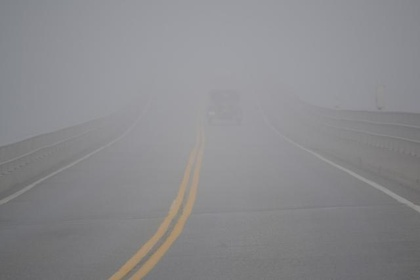
%> input picture hw2/fog.jpg, 420 x 280 px, shrunk from 640 x 427 before the run, given in place of lena512.tif, which was not available
$ octave hw2.m   (GNU Octave 9; MATLAB toolbox functions it lacks are replaced by stand-ins)
%> lines starting %> are read from the running program, lines starting %| are printed output that depends on the picture; in (x1, y1, x2, y2) boxes, pixels count from 0 and x2, y2 are one past the last pixel; in counts of white or black regions, pixels touching at a corner belong together; the program's own positions count from 1; pictures that were not available may be replaced by others from this repository, and a replacement may not be noted
### hw2/quan.m
function  final_image = quan(ori_image, s)
    ori_image = double(ori_image);
    [row, col] = size(ori_image);
    final_image = ori_image;
    level = 2^s;
    step = 256/level;
    period = zeros(level, 2);
    key = zeros(level, 1);
    for i = 1:level
        period(i, 1) = (i-1)*step;
        period(i, 2) = (i-1)*step+step-1;
        key(i) = floor(period(i, 1) + (period(i, 2)-period(i ,1))/2);
    end

    for i = 1:row
        for j = 1:col
            target_period = floor(ori_image(i, j)/step)+1;
            final_image(i, j) = key(target_period);
        end
    end

    final_image = uint8(final_image);

end

### hw2/lloyds.m
function [partition, codebook, distor, rel_distor] = lloyds(training_set, ini_codebook, tol, plot_flag)
%LLOYDS Optimize quantization parameters using the Lloyd algorithm.
%   [PARTITION, CODEBOOK] = LLOYDS(TRAINING_SET, INI_CODEBOOK) optimizes the
%   scalar quantization PARTITION and CODEBOOK based on the provided training
%   vector TRAINING_SET using the Lloyd algorithm. The data in the variable
%   TRAINING_SET should be typical data for the message source to be quantized.
%   INI_CODEBOOK is the initial guess of the codebook values. The optimized
%   CODEBOOK has the same vector size as INI_CODEBOOK. When INI_CODEBOOK is a
%   scalar integer instead of vector, it is the length of the desired CODEBOOK
%   vector. PARTITION is a vector of length equal to CODEBOOK vector length
%   minus 1. The optimization will be terminated if the relative distortion
%   is less than 10^(-7).
%
%   [PARTITION, CODEBOOK] = LLOYDS(TRAINING_SET, INI_CODEBOOK, TOL) provides the
%   tolerance in the optimization.
%
%   [PARTITION, CODEBOOK, DISTORTION] = LLOYDS(...) outputs the final distortion
%   value.
%
%   [PARTITION, CODEBOOK, DISTORTION, REL_DISTORTION] = LLOYDS(...) outputs the
%   relative distortion value in terminating the computation.
%
%   See also QUANTIZ, DPCMOPT.

%   Copyright 1996-2005 The MathWorks, Inc.
%   $Revision: 1.15.4.3 $ $Date: 2005/06/27 22:16:58 $

% validation verification and format conversion.
error(nargchk(2,4,nargin, 'struct'));

if length(training_set) < 1
    error('comm:lloyds:EmptyTRAINING_SET','Training set parameter cannot be empty.');
elseif min(size(training_set)) > 1
    error('comm:lloyds:NonVectorTRAINING_SET','Training set must be a vector.');
elseif ~isreal(ini_codebook) || (length(ini_codebook) < 1)
    error('comm:lloyds:InvalidINI_CODEBOOK',['Initial codebook parameter must be ', ...
                        'a real-valued vector or a scalar specifying the ', ...
                        'length of the codebook.']);
elseif length(ini_codebook) < 2
    % place the ini_codebook at the center
    ini_codebook = floor(ini_codebook);
    if ini_codebook < 1
        error('comm:lloyds:NonPositiveINI_CODEBOOK','Invalid initial codebook parameter specified.')
    end;
    min_training = min(training_set);
    max_training = max(training_set);
    int_training = (max_training - min_training)/ini_codebook;
    if int_training <= 0
        error('comm:lloyds:InvalidTRAINING_SET','The input training set is not valid because it has only one value.');
    end;
    codebook = linspace(min_training+int_training/2, ...
                        max_training-int_training/2, ini_codebook);
else
    min_training = min(training_set);
    max_training = max(training_set);
    codebook = sort(ini_codebook);
    ini_codebook = length(codebook);
end;

if nargin < 3
    tol = 0.0000001;
end;
if isempty(tol)
    tol = 0.0000001;
end;

% initial partition
partition = (codebook(2 : ini_codebook) + codebook(1 : ini_codebook-1)) / 2;

% distortion computation, initialization
[index, waste2, distor] = quantiz(training_set, partition, codebook);
last_distor = 0;

ter_cond2 = eps * max_training;
if distor > ter_cond2
    rel_distor = abs(distor - last_distor)/distor;
else
    rel_distor = distor;
end;

while (rel_distor > tol) && (rel_distor > ter_cond2)
    % using the centroid condition, find the optimal codebook.
    for i = 0 : ini_codebook-1
        waste1 = find(index == i);
        if ~isempty(waste1)
            codebook(i+1) = mean(training_set(waste1));
        else
            if i == 0
                tmp = training_set(training_set <= partition(1));
                if isempty(tmp)
                  codebook(1) = (partition(1) + min_training) / 2;
                else
                  codebook(1) = mean(tmp);
                end
            elseif i == ini_codebook - 1
                tmp = training_set(training_set >= partition(i));
                if isempty(tmp)
                  codebook(i+1) = (max_training + partition(i)) / 2;
                else
                  codebook(i+1) = mean(tmp);
                end
            else
                tmp = training_set(training_set >= partition(i));
                tmp = tmp(tmp <= partition(i+1));
                if isempty(tmp)
                  codebook(i+1) = (partition(i+1) + partition(i)) / 2;
                else
                  codebook(i+1) = mean(tmp);
                end
            end
        end;
    end;

    % compute sorted partition
    partition = sort((codebook(2 : ini_codebook) + codebook(1 : ini_codebook-1)) / 2);


    % testing condition
    last_distor = distor;
    [index, waste2, distor] = quantiz(training_set, partition, codebook);
    if distor > ter_cond2
        rel_distor = abs(distor - last_distor)/distor;
    else
        rel_distor = distor;
    end;
end;

if nargin > 3
    len = length(training_set)-1;
    waste1 = [zeros(1, ini_codebook); ones(1, ini_codebook)*len; zeros(1, ini_codebook)];
    waste1 = waste1(:);
    waste2 = waste1(1:3*ini_codebook-3);
    waste3 = [partition(:)'; partition(:)'; partition(:)'];
    waste4 = [codebook(:)'; codebook(:)';codebook(:)'];
    plot(0:len, training_set, waste1, waste4(:), waste2, waste3(:))
    axis([0, len, min_training, max_training])
    title('Optimized quantization code partition and codebook.')
    xlabel('Blue: training set; Green: codebook; Red: partition.');
end;

### hw2/quantiz.m
function [indx, quantv, distor] = quantiz(sig, partition, varargin)
%QUANTIZ Produce a quantization index and a quantized output value.
%   INDX = QUANTIZ(SIG, PARTITION) produces a quantization index INDX of the
%   input signal SIG based on the decision points PARTITION. Each element in
%   INDX is one of the N integers in range [0 : N-1]. PARTITION is a strict
%   ascending ordered N-1 vector that specifies the boundaries. Elements of INDX
%   = 0, 1, 2, ..., N-1 represent SIG in the range of (-Inf, PARTITION(1)],
%   (PARTITION(1), PARTITION(2)], (PARTITION(2), PARTITION(3)], ...,
%   (PARTITION(N-1), Inf).
%
%   [INDX, QUANTV] = QUANTIZ(SIG, PARTITION, CODEBOOK) produces the output value
%   of the quantizer in QUANTV. CODEBOOK is a length N vector that contains the
%   output set.
%
%   [INDX, QUANTV, DISTOR] = QUANTIZ(SIG, PARTITION, CODEBOOK) outputs DISTOR,
%   the estimated distortion value of the quantization.
%
%   There is no decode quantizer function in this toolbox. The decode
%   computation can be done using the command Y = CODEBOOK(INDX+1).
%
%   See also LLOYDS, DPCMENCO, DPCMDECO.

%   Copyright 1996-2011 The MathWorks, Inc.


% Initial error checks ------------------------------------

error(nargchk(2,3,nargin,'struct'));

if ( isempty(sig) || ~isreal(sig) || ~isvector(sig) )
    error(message('comm:quantiz:invalidSig'));
end

if ( isempty(partition) || ~isreal(partition) || ~isvector(partition) || ...
     any(sort(partition) ~= partition) )
    error(message('comm:quantiz:invalidPartition'));
end


% Compute INDX
[nRows, nCols] = size(sig);   % to ensure proper output orientation
indx = zeros(nRows, nCols);
for i = 1 : length(partition)
    indx = indx + (sig > partition(i));
end;

if nargout < 2  % Don't output quantized values
    return
end;

% Compute QUANTV
if nargin < 3
    error(message('comm:quantiz:fewInputs'));
end;

codebook = varargin{1};
if ( isempty(codebook) || ~isvector(codebook) || ~isreal(codebook) || ...
     length(codebook) ~= length(partition)+1 )
    error(message('comm:quantiz:invalidCodebook'));
end
quantv = codebook(indx+1);

if nargout > 2
    % Compute distortion
    distor = 0;
    for i = 0 : length(codebook)-1
        distor = distor + sum((sig(find(indx==i)) - codebook(i+1)).^2);
    end;
    distor = distor / length(sig);
end

% [EOF] - quantiz.m

### hw2/mse.m
function [mse_uni, mse_lloyds] = mse( lena )
    mse_uni = zeros(1,7);
    mse_lloyds = zeros(1,7);
    for s = 1:7
        lena_uniquan = quan(lena, s);
        training_set = double(lena(:));
        [partition, codebook] = lloyds(training_set, 2^s);
        lena_lloyds = lloyds_quan(partition ,codebook, lena);
        D = imabsdiff(lena_uniquan,lena).^2;
        mse_uni(s) = sum(D(:))/numel(lena);
        D = imabsdiff(lena_lloyds,lena).^2;
        mse_lloyds(s) = sum(D(:))/numel(lena);
    end
end

### hw2/lloyds_quan.m
function final_image = lloyds_quan( partition, codebook, ori_image )
    [row, ~] = size(ori_image);
    final_image = ori_image;
    for i  = 1: row
        [~, quants] = quantiz(ori_image(i, :), partition, codebook);
        final_image(i, :) = quants;
    end
end

### hw2/hw2.m
clear all
clc
% %% Problem 1
% filename = 'D:\ucsd\ece253\hw2\fog.jpg';
% eq_img = equalization(filename);
%
% %% Problem 2
% filename2 = 'D:\ucsd\ece253\hw2\peppers.png';
% samp_quan_img = samp_quan(filename2);

%% Problem 3
% i & ii
% lena
lena = imread('D:\ucsd\ece253\hw2\lena512.tif');
%> lena is the input picture: size 280x420x3 uint8; mean R, G, B 138.3, 138.2, 140.8
[mse_lena_uni, mse_lena_lloyds] = mse(lena);
%> the loop in mse, `for s = 1:7` made 7 passes
%> int_training in lloyds on passes 4 to 7: 5.44, 2.72, 1.36, 0.68
%> (int_training in lloyds, partition) on passes 1 to 3: (43.5, 135.8), (21.75, [119.6 134.6 149.2]), (10.88, [108.7 116.8 124.9 133.9 143.4 152 159])
%> pass 1, in quan, `final_image = uint8(final_image);`:
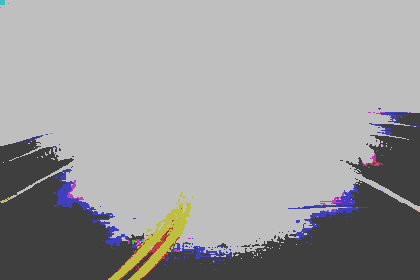
%> final_image: size 280x420x3 uint8; mean R, G, B 157.3, 156.7, 157.3
%> after the loop in mse, `for s = 1:7`: mse_lloyds = [64.41 18.99 6.17 2.4 0.622 0.252 0]; mse_uni = [255 160.2 93.08 22.38 5.44 1.51 0.502]
%> mse_lena_uni = [255 160.2 93.08 22.38 5.44 1.51 0.502]; mse_lena_lloyds = [64.41 18.99 6.17 2.4 0.622 0.252 0]
x = 1:7;
figure(1);
subplot(2,1,1);
plot(x, mse_lena_uni);
title('MSE with uniform quantizer for lena512.tif');
subplot(2,1,2);
plot(x, mse_lena_lloyds);
title('MSE with Lloyd-Max quantizer quantizer for lena512.tif');
%diver
diver = imread('D:\ucsd\ece253\hw2\diver.tif');
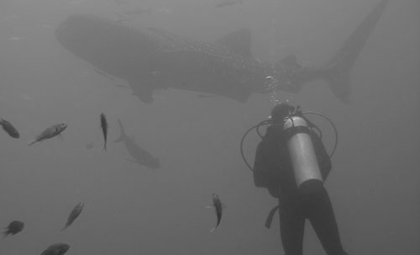
%> input picture hw2/diver.tif, 420 x 255 px, shrunk from 500 x 303 before the run
%> diver is the input picture: size 255x420 uint8; min 44, max 193, mean 109.3
[mse_diver_uni, mse_diver_lloyds] = mse(diver);
%> the loop in mse (call 2), `for s = 1:7` made 7 passes
%> int_training in lloyds on passes 4 to 7: 9.31, 4.66, 2.33, 1.16
%> (int_training in lloyds, partition) on passes 1 to 3: (74.5, 104.4), (37.25, [82.15 105.3 121.5]), (18.62, [75.58 93.68 104.6 113 121.2 130.4 145.1])
%> pass 1, in quan (call 8), `final_image = uint8(final_image);`:
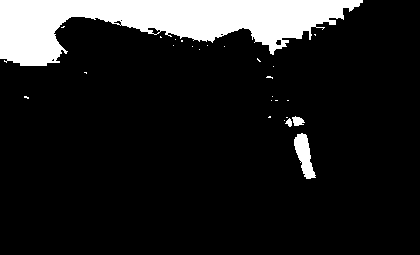
%> final_image: size 255x420 uint8; values 63 (black) and 191 (white), 12.6% white; 26 white regions (22 under 20 px), largest, box (x1, y1, x2, y2) and area: (0, 0, 363, 66) 12783, (294, 133, 316, 179) 544, (292, 116, 305, 126) 86, (285, 118, 292, 127) 37
%> pass 1, in mse (call 2), `lena_lloyds = lloyds_quan(partition ,codebook, lena);`:
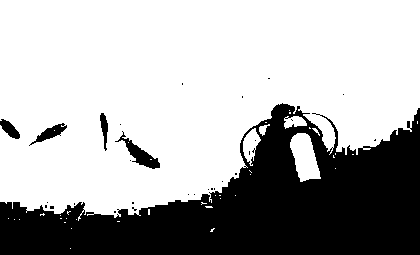
%> lena_lloyds: size 255x420 uint8; values 91 (black) and 118 (white), 68.3% white; 29 black regions (24 under 20 px), largest, box (x1, y1, x2, y2) and area: (0, 103, 420, 255) 32798, (115, 131, 160, 169) 474, (29, 123, 67, 146) 279, (0, 119, 20, 139) 207, (100, 113, 108, 151) 166
%> pass 1, in mse (call 2), `D = imabsdiff(lena_uniquan,lena).^2;`:
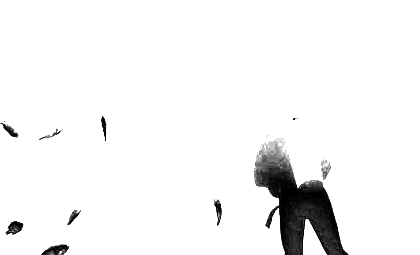
%> D: size 255x420 uint8; min 0, max 255, mean 243.4
%> after the loop in mse (call 2), `for s = 1:7`: mse_lloyds = [85.43 27.64 9.49 4.64 1.77 0.542 0.134]; mse_uni = [243.4 183.4 75.29 20.91 5.28 1.54 0.495]
%> mse_diver_uni = [243.4 183.4 75.29 20.91 5.28 1.54 0.495]; mse_diver_lloyds = [85.43 27.64 9.49 4.64 1.77 0.542 0.134]
x = 1:7;
figure(2);
subplot(2,1,1);
plot(x, mse_diver_uni);
title('MSE with uniform quantizer for diver.tif');
subplot(2,1,2);
plot(x, mse_diver_lloyds);
title('MSE with Lloyd-Max quantizer quantizer for diver.tif');

% iii
lena_equal = histeq(lena, 256);
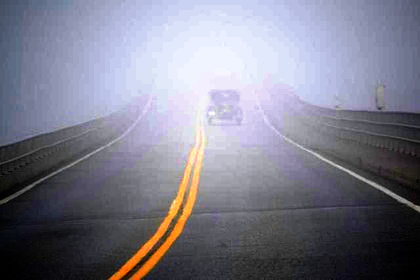
%> lena_equal: size 280x420x3 uint8; mean R, G, B 124.9, 124.6, 139
diver_equal = histeq(diver, 256);
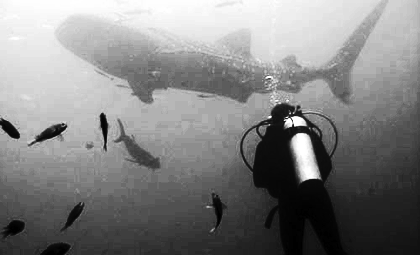
%> diver_equal: size 255x420 uint8; min 0, max 255, mean 129.7
figure; imshow(lena_equal);
figure; imshow(diver_equal);
%> (the run ends here)
